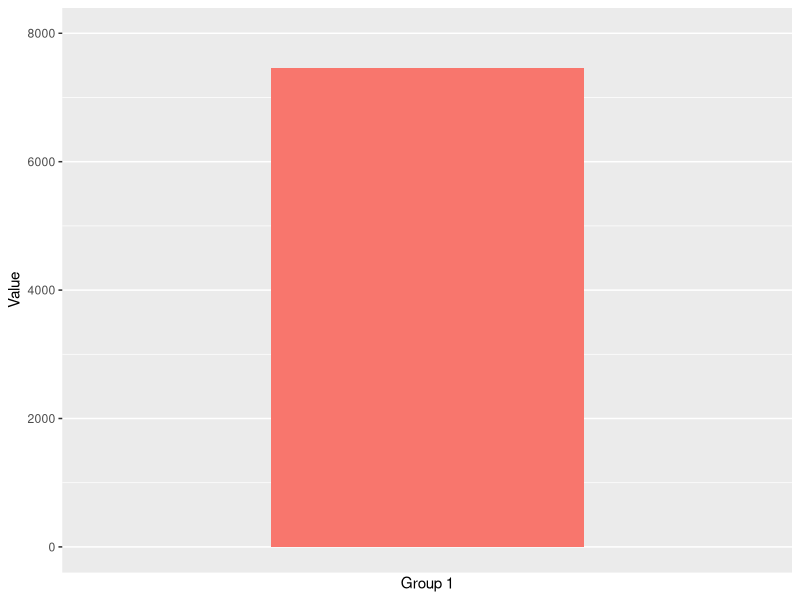
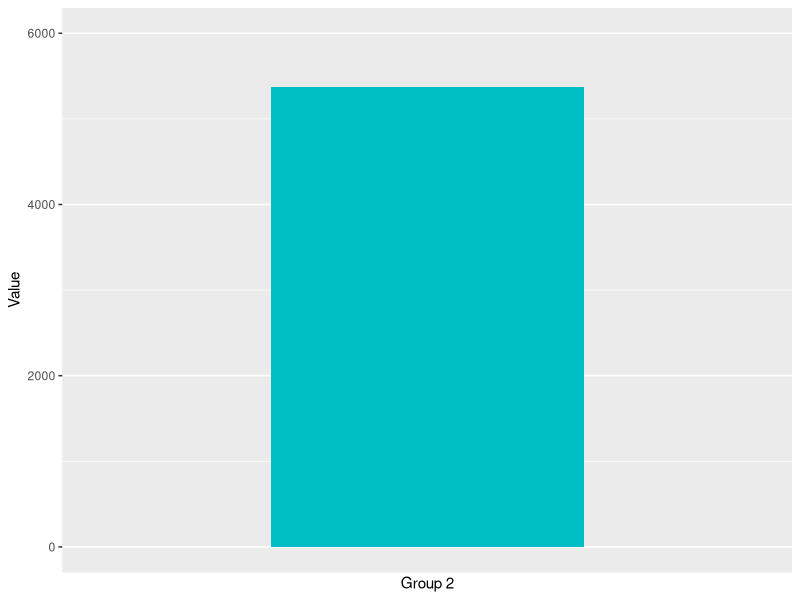
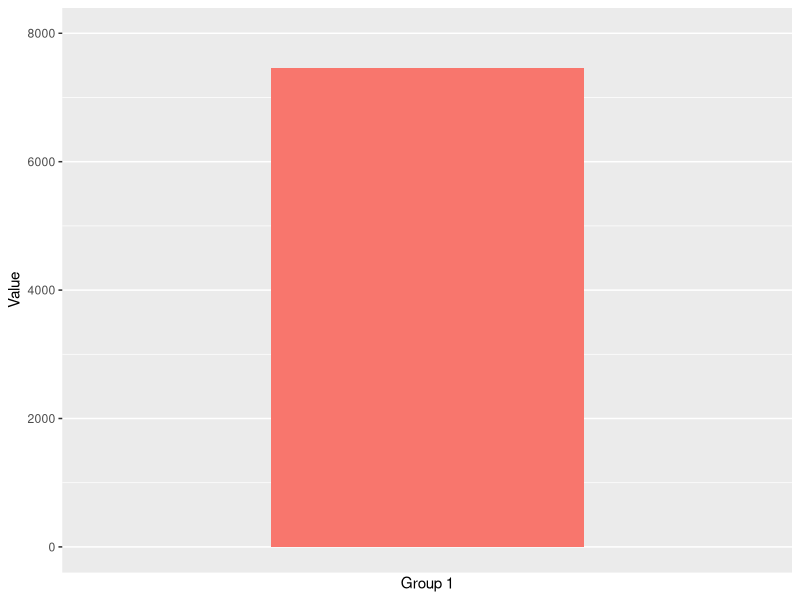
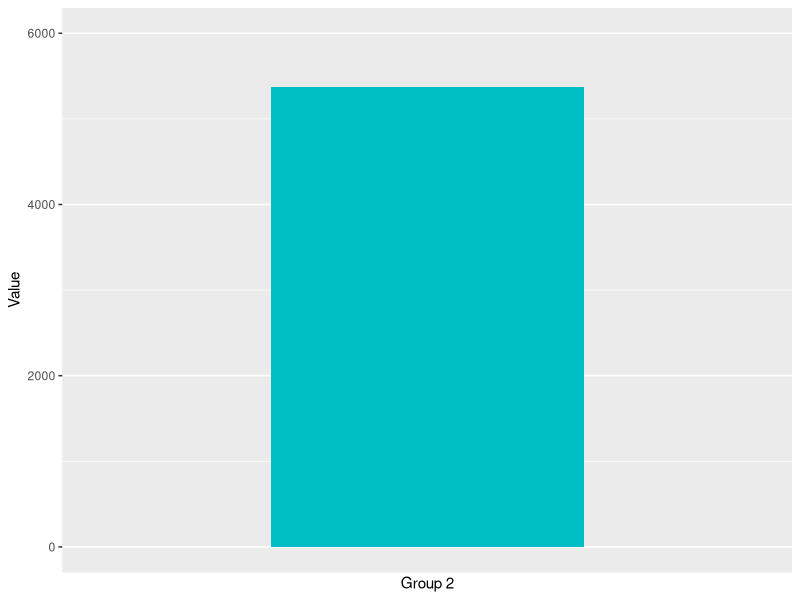

The R script that drew these images, in order:
library(tidyverse)

data1 <- data.frame(rnorm(100,75,3)) %>% 
  mutate(group = 1)
colnames(data1) <- c("value", "group")

data2 <- data.frame(rnorm(100,53,5)) %>% 
  mutate(group = 2)
colnames(data2) <- c("value", "group")

df <- rbind(data1, data2)

filter(df, group == "1") %>% 
  ggplot(aes(x = group, y = value, fill = factor(group))) +
  geom_col() +
  ylab("Value") +
  scale_x_discrete("Group 1") +
  theme(legend.position = "none") +
  ylim(0, 8000)

ggsave("scale1.png")

filter(df, group == "2") %>% 
  ggplot(aes(x = group, y = value, fill = factor(group))) +
  geom_col() +
  ylab("Value") +
  scale_x_discrete("Group 2") +
  theme(legend.position = "none") +
  ylim(0, 6000) +
  scale_fill_manual(values = "#00BFC4")

ggsave("scale2.png")